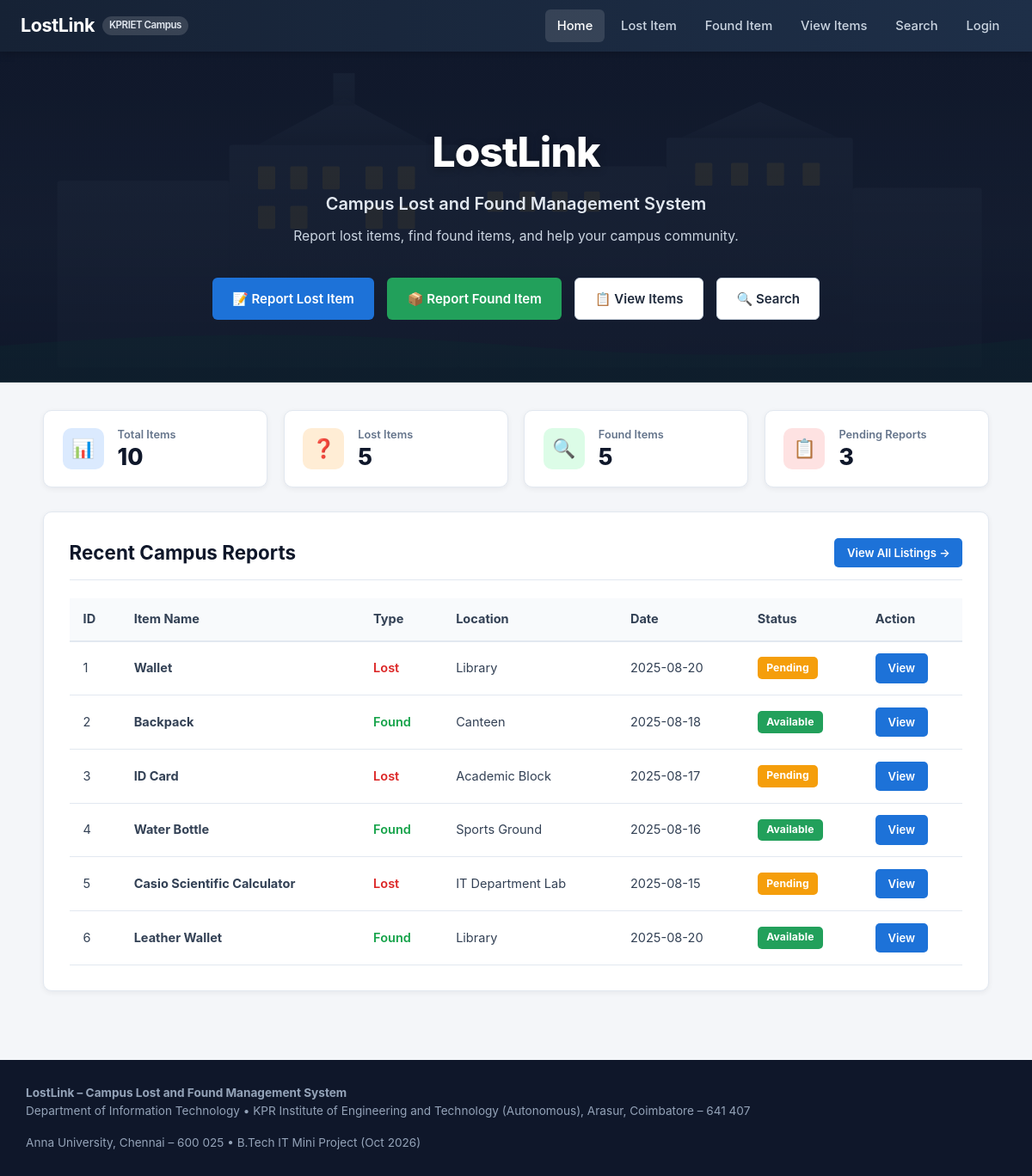
The page / on the database its author committed.
### tables this page shows
CREATE TABLE items (
    id INTEGER PRIMARY KEY AUTOINCREMENT,
    title TEXT NOT NULL,
    item_type TEXT NOT NULL CHECK (item_type IN ('Lost', 'Found')),
    category TEXT NOT NULL DEFAULT 'Other',
    description TEXT NOT NULL,
    location TEXT NOT NULL,
    date_reported TEXT NOT NULL,
    status TEXT NOT NULL DEFAULT 'Pending' CHECK (status IN ('Pending', 'Available', 'Claimed', 'Resolved', 'Rejected')),
    image_filename TEXT,
    contact_name TEXT NOT NULL,
    contact_email TEXT NOT NULL,
    contact_phone TEXT,
    verification_hint TEXT,
    reporter_id INTEGER,
    is_flagged INTEGER NOT NULL DEFAULT 0,
    created_at TEXT NOT NULL DEFAULT (datetime('now')),
    updated_at TEXT NOT NULL DEFAULT (datetime('now')),
    FOREIGN KEY (reporter_id) REFERENCES users(id) ON DELETE SET NULL
);

### lostlink/routes.py (the view)
@main_bp.route("/", methods=["GET"])
def index():
    db = get_db()
    stats = _get_summary_stats(db)
    recent_items = db.execute(
        "SELECT * FROM items ORDER BY id ASC LIMIT 6"
    ).fetchall()
    return render_template(
        "index.html",
        stats=stats,
        recent_items=[dict(r) for r in recent_items],
    )

### lostlink/db.py (called while the page is built)
def get_db() -> sqlite3.Connection:
    if "db" not in g:
        db_path = current_app.config["DATABASE_PATH"]
        os.makedirs(os.path.dirname(os.path.abspath(db_path)), exist_ok=True)
        conn = sqlite3.connect(db_path)
        conn.row_factory = sqlite3.Row
        try:
            conn.execute("PRAGMA journal_mode = MEMORY;")
            conn.execute("PRAGMA synchronous = OFF;")
        except sqlite3.OperationalError:
            pass
        conn.execute("PRAGMA foreign_keys = ON;")
        g.db = conn
    return g.db

### lostlink/security.py (called while the page is built, shortened)
def load_logged_in_user():
    user_id = session.get("user_id")
    if user_id is None:
        g.user = None
        g.unread_notifications_count = 0

### lostlink/templates/index.html (shortened to what this page needs)
{% extends "base.html" %}
{% block content %}
<section class="hero-banner">
  <h1 class="hero-title">LostLink</h1>
  <p class="hero-subtitle">Campus Lost and Found Management System</p>
  <p class="hero-tagline">Report lost items, find found items, and help your campus community.</p>
  <div class="hero-actions">
    <a href="{{ url_for('main.report_lost') }}" class="btn btn-primary">&#128221; Report Lost Item</a>
    <a href="{{ url_for('main.report_found') }}" class="btn btn-success">&#128230; Report Found Item</a>
    <a href="{{ url_for('main.item_listings') }}" class="btn btn-light">&#128203; View Items</a>
    <a href="{{ url_for('main.search') }}" class="btn btn-light">&#128269; Search</a>
  </div>
</section>
<div class="container">
  <div class="stats-grid" aria-label="Campus Summary Statistics">
    <div class="stat-card">
      <div class="stat-icon stat-icon-blue">&#128202;</div>
      <div class="stat-info">
        <span class="stat-label">Total Items</span>
        <span class="stat-value">{{ stats.total_items }}</span>
      </div>
    </div>
    <div class="stat-card">
      <div class="stat-icon stat-icon-orange">&#10067;</div>
      <div class="stat-info">
        <span class="stat-label">Lost Items</span>
        <span class="stat-value">{{ stats.lost_items }}</span>
      </div>
    </div>
    <div class="stat-card">
      <div class="stat-icon stat-icon-green">&#128269;</div>
      <div class="stat-info">
        <span class="stat-label">Found Items</span>
        <span class="stat-value">{{ stats.found_items }}</span>
      </div>
    </div>
    <div class="stat-card">
      <div class="stat-icon stat-icon-red">&#128203;</div>
      <div class="stat-info">
        <span class="stat-label">Pending Reports</span>
        <span class="stat-value">{{ stats.pending_reports }}</span>
      </div>
    </div>
  </div>
  <div class="card">
    <div class="card-header">
      <h2 class="card-title">Recent Campus Reports</h2>
      <a href="{{ url_for('main.item_listings') }}" class="btn btn-primary btn-sm">View All Listings &rarr;</a>
    </div>
    <div class="table-responsive">
      <table class="data-table">
        <thead>
          <tr>
            <th>ID</th>
            <th>Item Name</th>
            <th>Type</th>
            <th>Location</th>
            <th>Date</th>
            <th>Status</th>
            <th>Action</th>
          </tr>
        </thead>
        <tbody>
          {% for item in recent_items %}
          <tr>
            <td>{{ item.id }}</td>
            <td><strong>{{ item.title }}</strong></td>
            <td>
              <span class="{% if item.item_type == 'Lost' %}type-label-lost{% else %}type-label-found{% endif %}">
                {{ item.item_type }}
              </span>
            </td>
            <td>{{ item.location }}</td>
            <td>{{ item.date_reported }}</td>
            <td>
              <span class="badge badge-{{ item.status|lower }}">{{ item.status }}</span>
            </td>
            <td>
              <a href="{{ url_for('main.item_details', item_id=item.id) }}" class="btn btn-primary btn-sm">View</a>
            </td>
          </tr>
          {% else %}
          <tr>
            <td colspan="7" style="text-align:center; padding:1.5rem;">No items have been reported yet.</td>
          </tr>
          {% endfor %}
        </tbody>
      </table>
    </div>
  </div>
</div>
{% endblock %}

### rows shown on the page
items: id "1", title "Wallet", item_type "Lost", location "Library", date_reported "2025-08-20", status "Pending"
items: id "2", title "Backpack", item_type "Found", location "Canteen", date_reported "2025-08-18", status "Available"
items: id "3", title "ID Card", item_type "Lost", location "Academic Block", date_reported "2025-08-17", status "Pending"
items: id "4", title "Water Bottle", item_type "Found", location "Sports Ground", date_reported "2025-08-16", status "Available"
items: id "5", title "Casio Scientific Calculator", item_type "Lost", location "IT Department Lab", date_reported "2025-08-15", status "Pending"
items: id "6", title "Leather Wallet", item_type "Found", location "Library", date_reported "2025-08-20", status "Available"

### other values the page prints
{{ stats.total_items }} "10"
{{ stats.lost_items }} "5"
{{ stats.found_items }} "5"
{{ stats.pending_reports }} "3"
{{ campus_name }} "KPR Institute of Engineering and Technology (Autonomous)"
{{ campus_location }} "Arasur, Coimbatore – 641 407"
{{ university_name }} "Anna University, Chennai – 600 025"
